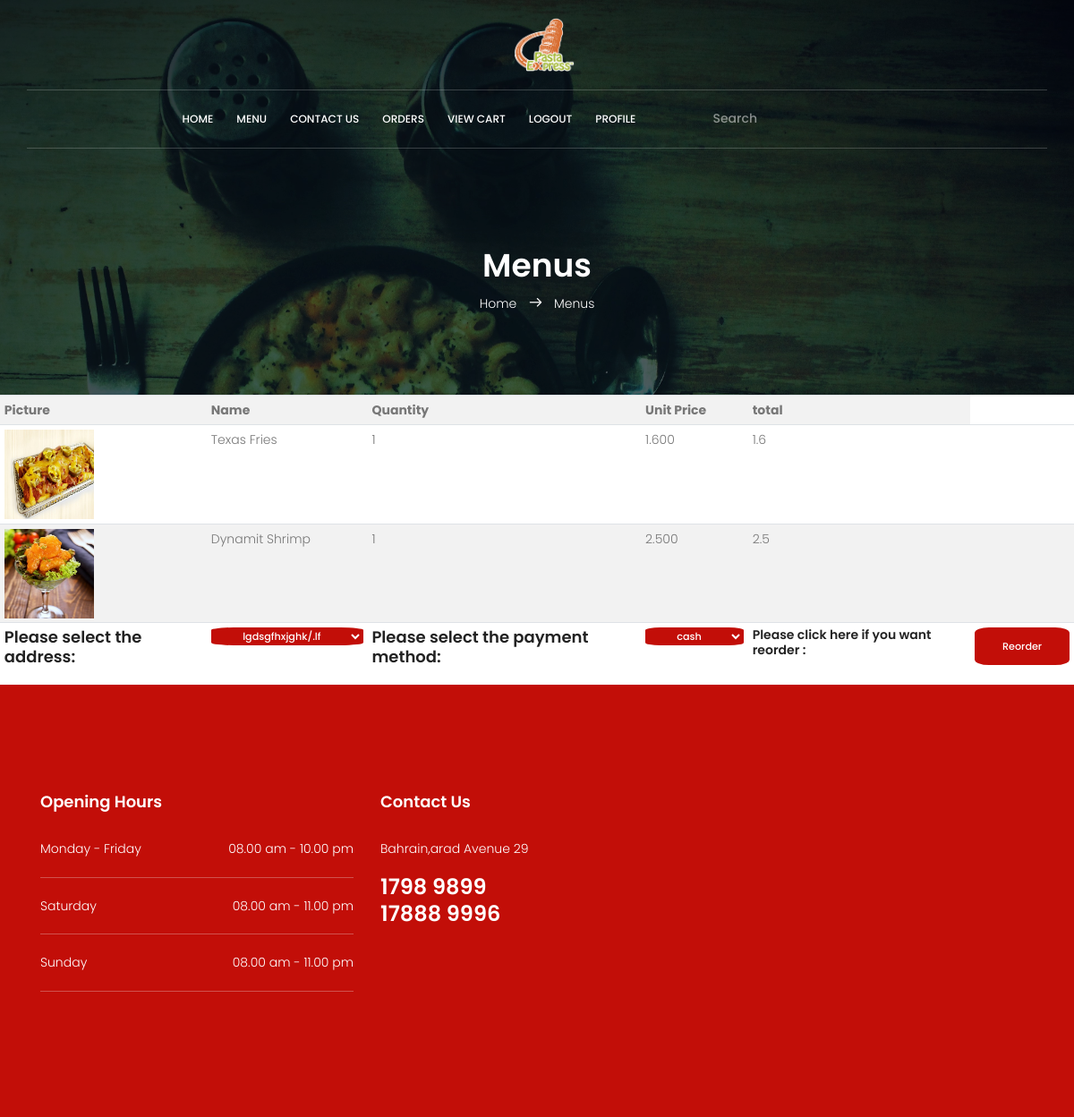
The page /Order_details.php?order_id=29 (signed in) on the database its author committed.
### tables this page shows
CREATE TABLE `order_item` (
  `item_id` int(11) NOT NULL,
  `order_id` int(11) NOT NULL,
  `qty` int(11) NOT NULL,
  `Request` varchar(200) NOT NULL
);

CREATE TABLE `menu` (
  `item_id` int(11) NOT NULL,
  `item_name` varchar(50) NOT NULL,
  `item_des` varchar(300) NOT NULL,
  `price` decimal(6,3) NOT NULL,
  `item_cat` varchar(50) NOT NULL,
  `img` varchar(100) NOT NULL
);

CREATE TABLE `websitetexts` (
  `textID` int(11) NOT NULL,
  `textName` varchar(100) NOT NULL,
  `textField` varchar(1000) NOT NULL
);

### order_details.php (the view, shortened to what this page needs)
<?php
extract($_SESSION);
extract($_GET);
extract($_POST);
try{
  require('connection.php');
  $sql = "SELECT * from orders o,order_item i ,menu m where i.item_id=m.item_id  and i.order_id='$order_id' and o.order_id='$order_id' ";
  $rs=$db->query($sql);
  $sq2="SELECT * from address ";
  $rs2=$db->query($sq2);
}
catch(PDOException $e){ die($e->getMessage());}
  ?>
  <!DOCTYPE html>
  <html lang="en" dir="ltr">
  	<head>
  			<link rel="stylesheet" href="css/linearicons.css">
  			<link rel="stylesheet" href="css/font-awesome.min.css">
  			<link rel="stylesheet" href="css/bootstrap.css">
  			<link rel="stylesheet" href="css/magnific-popup.css">
  			<link rel="stylesheet" href="css/jquery-ui.css">
  			<link rel="stylesheet" href="css/nice-select.css">
  			<link rel="stylesheet" href="css/animate.min.css">
  			<link rel="stylesheet" href="css/owl.carousel.css">
  			<link rel="stylesheet" href="css/main.css">
  	</head>
    <body onload="searchScroll()"  >
    <?php  require('navBar.php'); ?>
  		<section class="about-banner relative">
  			<div class="overlay overlay-bg"></div>
  			<div class="container">
  				<div class="row d-flex align-items-center justify-content-center">
  					<div class="about-content col-lg-12">
  						<h1 class="text-white">
  							Menus
  						</h1>
  						<p class="text-white link-nav"><a href="home.php">Home </a>  <span class="lnr lnr-arrow-right"></span>  <a href="menu.php"> Menus</a></p>
  					</div>
  				</div>
  			</div>
  		</section>
   <div class="table-striped">
   <div class="table-hover">
   <div class="table-sm">
   <table class="table" >
   <tr><th  > Picture </th><th colspan='2'> Name </th><th> Quantity </th><th> Unit Price </th><th> total </th></tr>
<?php
foreach ($rs as $key ){
       $img=$key['img'];
       $item_name=$key['item_name'];
       $qty=$key['qty'];
       $price=$key['price'];
       $total_peritem=$qty*$price;
       echo "<tr>";
       echo "<td><img src='$img' width='100' height='100'></td>";
       echo "<td colspan='2'>".$item_name."</td>";
       echo "<td algin='right'>".$qty."</td>";
       echo "<td>".$price."</td>";
       echo "<td>".$total_peritem."</td>";
        echo "<td></td>";
       echo "</tr>";
}
 ?>
           	<form   class="" action="" method="post">
           <tr >
             <td colspan='2'>  <h4> Please select the address: </h4>  </td>
             <td><select    class="genric-btn primary" style="float: left" name='address_id' >
               <?php foreach ($rs2 as  $key){
                 if($_SESSION['activeUser']==$key['user_id'])
                 {
                 echo "<option value=".$key['address_id'].'>'.$key['address_des']."</option>" ;
               }} ?>
                   </select>
            </td>
                   <td colspan='1'>  <h4> Please select the payment method: </h4>  </td>
                   <td><select    class="genric-btn primary" style="float: left" name='payment_method'>
                           <option>cash</option>
                           </select> </td>
     <td >  <h6> Please click here if you want reorder : </h6>  </td>
     <td>	<input class="genric-btn primary" type="submit" name="orderBotton" value="Reorder"></td>
   </tr>
    </form>
  	 </table>
  </div>
  </div>
  </div>
    <?php require('footerArea.php') ?>
  	</body>
  </html>

### navBar.php (shortened to what this page needs)
<header id="header">
				<div class="header-top">
					<div class="container">
				  		<div class="row justify-content-center">
                <div id="logo">
								<a href="home.php"><img src="imgs/<?php echo $logo ?>" width="70" height="60" alt="" title="" /></a>                </div>
				  		</div>
					</div>
				</div>
				<div class="container main-menu">
					<div class="row align-items-center justify-content-center d-flex">
				      <nav id="nav-menu-container">
				        <ul class="nav-menu" style="list-style-type:none;" >
				          <li><a href="home.php">Home</a></li>
									<li><a href="menu.php">Menu</a></li>
									<?php if(isset($user_type) && $user_type=='admin'){?>
									<li><a href="ViewCustomerMsg.php">Contact massages</a></li>
									<?php }else  {?>
								<li><a href="contact.php">Contact us</a></li>
									<?php }?>
									<?php
									if (!isset($activeUser)){
									echo "<li><a href='login.php'>Login</a></li>";
                  echo "<li><a href='Register.php'>sign up</a></li>";
                }
									else{ ?>
                <li><a href='disblay_orders.php'>orders</a></li>
								<?php if($user_type=='customer'){ ?>
								<li><a href='viewcart.php'>View cart <span style=" font-size:130%; color:white; background-color:red; border-radius:60%;"><?php if(isset($qty)) echo "01"; ?></span> </a></li>
							<?php } ?>
								<li><a href='logout.php'>Logout</a></li>
								<li><a href='Profile.php'>Profile</a></li>
							<?php }
									?>
							   <li style="list-style-type:none;">
										<input type="search" id="searchBar"  class="search fa-search " autocomplete="off"    onkeyup="search1(this.value)" type="text" placeholder="Search" name="search">
										<br/>
										<form  id="searchForm" action="menu.php" method="get" class="searchText">
										<button type="submit" name="searchResult" value="" class="search-btn" id='L1'></button> <br/>
										<button type="submit" name="searchResult" value="" class="search-btn" id='L2'></button> <br/>
										<button type="submit" name="searchResult" value="" class="search-btn" id='L3'></button> <br/>
										<button type="submit" name="searchResult" value="" class="search-btn" id='L4'></button> <br/>
										<button type="submit" name="searchResult" value="" class="search-btn" id='L5'></button> <br/>
									</form>
									</li>
				        </ul>
				      </nav>
					</div>
				</div>
			</header>

### footerArea.php (shortened to what this page needs)
<footer class="footer-area">
				<div class="footer-widget-wrap">
					<div class="container">
						<div class="row section-gap">
							<div class="col-lg-4  col-md-6 col-sm-6">
								<div class="single-footer-widget">
							<?php
							try{
								require('connection.php');
									$sql="select * from websitetexts";
									$texts=$db->query($sql);
								}catch(PDOException $e){ die($e->getMessage());}
							foreach($texts as $text){
								if($text['textName']=='days' )
									 $days=$text['textField'];
								if($text['textName']=='daysTime' )
									 $time=$text['textField'];
								if($text['textName']=='SaturdayTime')
									 $SaturdayTime=$text['textField'];
							 if($text['textName']=='SundayTime' )
									 $SundayTime=$text['textField'];
							 if($text['textName']=='numbers1' )
							 $numbers1=$text['textField'];
							 if($text['textName']=='address' )
							  $address=$text['textField'];
							 if($text['textName']=='numbers2' )
							 $numbers2=$text['textField'];
							}
								if(isset($user_type) && $user_type=='admin'){
									?>
								<form action="" method = "POST" >
								<h4>Opening Hours</h4>
									<ul class="hr-list">
										<li class="d-flex justify-content-between">
											<span> <textarea  style="background: transparent; border:none;"  name="days" id="" cols="20" rows="1"><?php echo $days ?></textarea></span> <span><textarea  style="background: transparent; border:none;" name="time" id="" cols="25" rows="1"><?php echo $time?></textarea> </span>
										</li>
										<li class="d-flex justify-content-between">
											<span>Friday</span> <span><textarea  style="background: transparent; border:none;" name="SaturdayTime" id="" cols="20" rows="1"><?php echo  $SaturdayTime ?></textarea> </span>
										</li>
										<li class="d-flex justify-content-between">
											<span>Saturday</span> <span> <textarea  style="background: transparent; border:none;"name="SundayTime" id="" cols="20" rows="1"><?php  echo  $SundayTime?></textarea></span>
										</li>
									</ul>
								</div>
							</div>
							<div class="col-lg-4  col-md-6 col-sm-6">
								<div class="single-footer-widget">
									<h4>Contact Us</h4>
									<p>
									<textarea style="background: transparent; border:none;" name="address" id="" cols="120" rows="1"><?php    echo $address	?></textarea>
										</p>
									<p class="number">
									<textarea style="background: transparent; border:none;" name="numbers1" id="" cols="25" rows="1"> <?php echo $numbers1; ?></textarea>
									<br/>
									<textarea  style="background: transparent; border:none;" name="numbers2" id="" cols="25" rows="1"><?php echo $numbers2;?></textarea>
									</p>
									<span><input  class="primary-btn text-uppercase" style="background: transparent; background-color:black "  type="submit" value="Edit" name="submitFooter"></span>
									</form>
								</div>
							</div>
							<?php
									} else {
							?>
                 <h4>Opening Hours</h4>
									<ul class="hr-list">
										<li class="d-flex justify-content-between">
											<span> <?php echo $days ?></span> <span><?php echo $time?> </span>
										</li>
										<li class="d-flex justify-content-between">
											<span>Saturday</span> <span><?php echo $SaturdayTime ?> </span>
										</li>
										<li class="d-flex justify-content-between">
											<span>Sunday</span> <span> <?php  echo  $SundayTime?></span>
										</li>
									</ul>
								</div>
							</div>
							<div class="col-lg-4  col-md-6 col-sm-6">
								<div class="single-footer-widget">
									<h4>Contact Us</h4>
									<p>
									<?php    echo $address	?>
										</p>
									<p class="number">
									 <?php echo $numbers1; ?>
									<br/>
								<?php echo $numbers2;?>
									</p>
								</div>
							</div>
     </div>
	</footer>
               <?php
									}
							?>

### css/main.css (style rules this page uses)
body { color: #777; font-family: "Poppins", sans-serif; font-size: 14px; font-weight: 300; line-height: 1.625em; position: relative; }
ol, ul { margin: 0; padding: 0; list-style: none; }
select { display: block; }
a { -webkit-transition: all 0.3s ease 0s; -moz-transition: all 0.3s ease 0s; -o-transition: all 0.3s ease 0s; transition: all 0.3s ease 0s; }
a, a:focus, a:hover { text-decoration: none; outline: 0; }
.searchText { position: absolute; background: transparent; font: #200202; border-width: medium; border-left: none; border-right: none; border-bottom: none; border-top: none; width: 70%; height: 100%; align-content: center; }
.search { color: #f8ebea; background: transparent; border-width: medium; border-left: none; border-right: none; border-bottom: none; border-top: none; width: 70%; height: 100%; align-content: center; }
::placeholder { color: rgb(255, 255, 255); opacity: 0.5; font-weight: 500; text-align: center; }
h1, h2, h3, h4, h5, h6 { font-family: "Poppins", sans-serif; color: #222; line-height: 1.2em !important; margin-bottom: 0; margin-top: 0; font-weight: 600; }
h1, .h1 { font-size: 36px; }
h4, .h4 { font-size: 18px; }
h6, .h6 { font-size: 14px; color: #222; }
td, th { border-radius: 0px; }
.text-white { color: rgb(201, 85, 85); }
.relative { position: relative; }
.overlay { position: absolute; left: 0; right: 0; top: 0; bottom: 0; }
h1 { font-size: 36px; }
h4 { font-size: 18px; }
h6 { font-size: 14px; }
h1, h2, h3, h4, h5, h6 { line-height: 1.5em; }
.genric-btn { border-radius: 15%; display: inline-block; outline: none; line-height: 40px; padding: 0 30px; font-size: 0.8em; text-align: center; text-decoration: none; font-weight: 500; cursor: pointer; -webkit-transition: all 0.3s ease 0s; -moz-transition: all 0.3s ease 0s; -o-transition: all 0.3s ease 0s; transition: all 0.3s ease 0s; }
.genric-btn.primary { color: #fff; background: #c20e08; border: 1px solid transparent; }
.header-top { padding: 20px 0px; }
.main-menu { padding-bottom: 20px; padding-top: 20px; border-top: 1px solid rgba(255, 255, 255, 0.2); border-bottom: 1px solid rgba(255, 255, 255, 0.2); padding-left: 15px; padding-right: 15px; }
#header { position: fixed; left: 0; top: 0; right: 0; transition: all 0.5s; z-index: 997; }
.nav-menu, .nav-menu * { margin: 0; padding: 0; list-style: none; }
.nav-menu li { position: relative; white-space: nowrap; }
.nav-menu > li { float: left; }
.nav-menu a { padding: 0 8px 0px 8px; text-decoration: none; display: inline-block; color: #fff; font-weight: 500; font-size: 12px; text-transform: uppercase; outline: none; }
.nav-menu > li { margin-left: 10px; }
#mobile-nav { position: fixed; top: 0; padding-top: 18px; bottom: 0; z-index: 998; background: rgba(0, 0, 0, 0.8); left: -260px; width: 260px; overflow-y: auto; transition: 0.4s; }
#mobile-nav ul { padding: 0; margin: 0; list-style: none; }
#mobile-nav ul li { position: relative; }
#mobile-nav ul li a { color: #fff; font-size: 13px; text-transform: uppercase; overflow: hidden; padding: 10px 22px 10px 15px; position: relative; text-decoration: none; width: 100%; display: block; outline: none; font-weight: 400; }
.section-gap { padding: 120px 0; }
#logo { padding-left: 15px; }
#nav-menu-container { padding-right: 15px; }
.link-nav { margin-top: 10px; margin-bottom: 0px; }
.about-banner { background: url(../img/top-banner.jpg) no-repeat bottom right/cover; background-size: cover; }
.about-banner .overlay-bg { background: rgba(4, 9, 30, 0.4); }
.about-content { margin-top: 185px; padding: 90px 0px; text-align: center; }
.about-content h1 { font-size: 36px; font-weight: 600; }
.about-content a { color: #fff; font-weight: 300; font-size: 14px; }
.about-content .lnr { margin: 0px 10px; font-weight: 600; }
.footer-area h4 { padding-bottom: 30px; }
.footer-area .number { color: #fff; font-size: 24px; font-weight: 600; line-height: 30px; }
.footer-area .single-footer-widget h4 { color: #fff; }
.footer-widget-wrap { background: #c20e08; color: #fff; }
.single-footer-widget .hr-list li { margin-bottom: 20px; padding-bottom: 20px; border-bottom: 1px solid rgba(238, 238, 238, 0.3); }

### rows shown on the page
order_item: item.img (picture), item.item_name "Texas Fries", qty "1", item.price "1.600", qty.price "1.6"
order_item: item.img (picture), item.item_name "Dynamit Shrimp", qty "1", item.price "2.500", qty.price "2.5"
websitetexts: textField "Monday - Friday"
websitetexts: textField "08.00 am - 10.00 pm"
websitetexts: textField "08.00 am - 11.00 pm"
websitetexts: textField "08.00 am - 11.00 pm"
websitetexts: textField "Bahrain,arad Avenue 29"
websitetexts: textField "1798 9899"
websitetexts: textField "17888 9996"

### other values the page prints
form field address_id "lgdsgfhxjghk/.lf"
